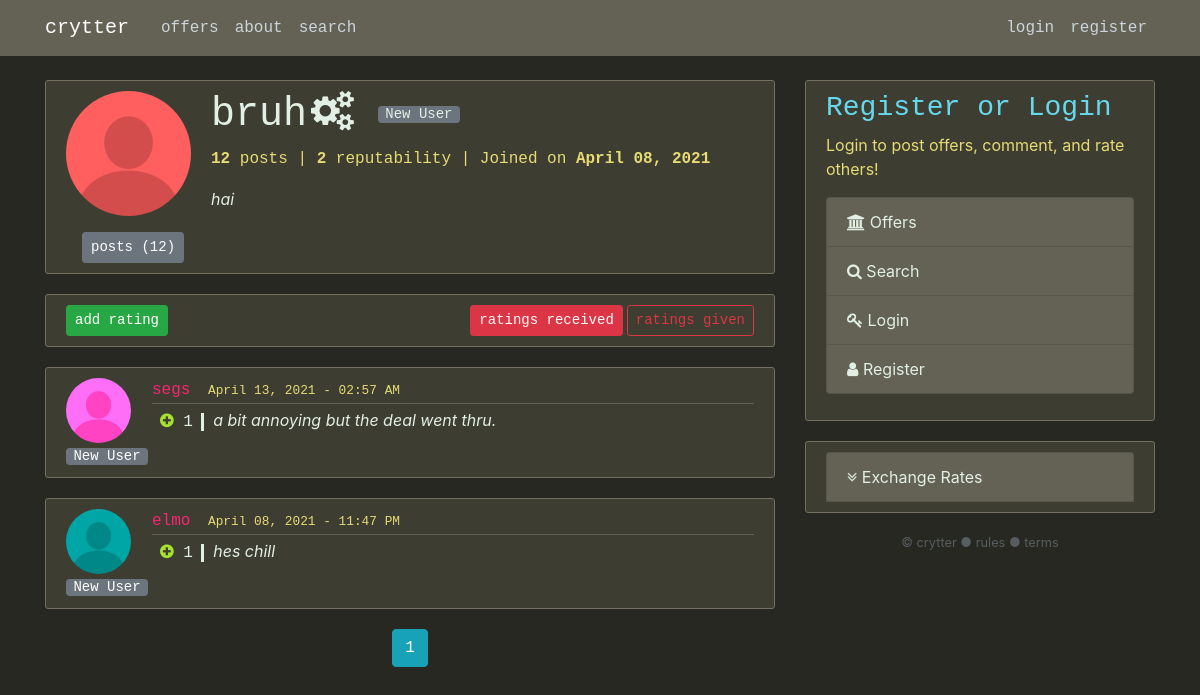
The page /user/bruh/ratings on the database its author committed.
### crytter/models.py (models this page shows, shortened)
class User(db.Model, UserMixin):
	id = db.Column(db.Integer, primary_key=True)
	username = db.Column(db.String(32), unique=True, nullable=False)
	email = db.Column(db.String(256), unique=True, nullable=False)
	rating = db.Column(db.Integer, nullable=False, default=0)
	rateBar = db.Column(db.String, nullable=False, default='<a href="/help/rating-badge" class="mr-1 btn btn-secondary btn-xs" >New User</a>')
	date_joined = db.Column(db.DateTime, nullable=False, default=datetime.utcnow)
	biography = db.Column(db.Text, nullable=False, default='')
	image_file = db.Column(db.String, nullable=False, default='default.jpg')
	password = db.Column(db.String(60), nullable=False)
	permission_level = db.Column(db.Integer, nullable=False, default=0)
	last_search = db.Column(db.String(128), nullable=False, default='')
	posts = db.relationship('Post', backref='author', lazy=True)
	comments = db.relationship('Comment', backref='author', lazy=True)
	badges = db.relationship('Badge', backref='bearer', lazy=True)
	alerts = db.relationship('Alert', backref='assoc_user', lazy=True)
	ratesOfOthers = db.relationship('Rating', backref='rater', foreign_keys=[Rating.rater_id], lazy=True)
	ratingsByOthers = db.relationship('Rating', backref='ratee', foreign_keys=[Rating.ratee_id], lazy=True)

class Badge(db.Model):
	id = db.Column(db.Integer, primary_key=True)
	name = db.Column(db.String, nullable=False)
	html = db.Column(db.String, nullable=False)
	user_id = db.Column(db.Integer, db.ForeignKey('user.id'), nullable=False)
	date_recieved = db.Column(db.DateTime, nullable=False, default=datetime.utcnow)

class Rating(db.Model):
	id = db.Column(db.Integer, primary_key=True)
	rater_id = db.Column(db.Integer, db.ForeignKey('user.id'), nullable=False)
	ratee_id = db.Column(db.Integer, db.ForeignKey('user.id'), nullable=False)
	date_rated = db.Column(db.DateTime, nullable=False, default=datetime.utcnow)
	content = db.Column(db.Text, nullable=False)
	impact = db.Column(db.Integer, nullable=False)

### crytter/users/routes.py (the view, shortened to what this page needs)
@users.route('/user/<string:username>/ratings', methods=['GET', 'POST'])
def ratings(username):
	page = request.args.get('p', 1, type=int)
	form = RateUserForm()
	user = User.query.filter_by(username=username).first_or_404()
	oldReview = (Rating.query.filter_by(rater=current_user, ratee=user).first() if current_user.is_authenticated else None)
	ratings = Rating.query.filter_by(ratee=user).order_by(Rating.date_rated.desc()).paginate(page=page, per_page=5)
	if oldReview and request.method == 'GET':
		form.rating.data = ('+1' if oldReview.impact > 0 else '-1')
		form.experience.data = oldReview.content
	return render_template('ratingsreceived.html', ratings=ratings, user=user, form=form, oldReview=oldReview, title=user.username+' / ratings', description=f'{user.username} ratings - {user.rating} reputability')

### crytter/templates/ratingsreceived.html (shortened to what this page needs)
{% extends 'layout.html' %}
{% block content %}
	<div class="content-section">
	  <div class="media">
	    <img class="rounded-circle account-img" src='{{ url_for("static", filename="profile_pics/" + user.image_file) }}' alt="{{user.username}}'s profile picture">
	    <div class="media-body">
	      <h2 class="account-heading" style="word-break: normal;">{{ user.username }}{% for badge in user.badges[:3] %}<span title="{{ badge.name }}" class="ml-1 {{ badge.html }}"></span>{% endfor %}
	      	{{ user.rateBar|safe }}
	      </h2>
	      	<p class="account-metadata text-secondary"><b>{{ user.posts|length }}</b> {% if user.posts|length == 1 %} post {% else %} posts {% endif %} | <b>{{user.rating}}</b> reputability  | Joined on <b>{{ user.date_joined.strftime('%B %d, %Y') }}</b>
	      </p>
	      <p class="text-secondary"><i>{{ user.biography }}</i></p>
	    </div>
	  </div>
	  <button class='btn btn-secondary btn-sm ml-3' onclick="location.href='{{ url_for('users.userpage', username=user.username) }}'">posts ({{user.posts|length}})</button>
	 </div>
	<div class="content-section" style="height: fit-content;">
	{% if current_user != user %}<button class='btn btn-success btn-sm' data-toggle="modal" data-target="#userRatingModal">{% if oldReview %}edit{% else %}add{% endif %} rating</button>{% else %}<button class='btn btn-success btn-sm' style="visibility: hidden;">a</button>{% endif %}
	<button class='btn btn-outline-danger btn-sm pull-right' onclick="location.href = '{{url_for('users.ratingsGiven', username=user.username)}}'">ratings given</button>
	<button class='btn btn-danger btn-sm mr-1 pull-right hideWhenSmall'>ratings received</button>
	</div>
	{% if ratings.items %}
	{% for rate in ratings.items %}
	<article class="media content-section">
		<div class='col-'>
			<img class='rounded-circle article-img' src='{{ url_for("static", filename="profile_pics/" + rate.rater.image_file) }}'>
			<div class='row-'>
				{{ rate.rater.rateBar|safe }}
			</div>
		</div>
		<div class="media-body">
	    <div class="article-metadata">
	      <a class="mr-2" href="{{ url_for('users.userpage', username=rate.rater.username) }}">{{ rate.rater.username }}</a>
	      <small class="text-muted">{{ rate.date_rated.strftime('%B %d, %Y - %I:%M %p') }}</small>
	    </div>
	    <p class="article-description">
	    	<span class="rating-impact">{% if rate.impact > 0 %}<span class="fa fa-plus-circle green"></span>{% elif rate.impact < 0 %}<span class="fa fa-minus-circle red"></span>{% endif %} {{ rate.impact|abs }}</span> <i>{{ rate.content }}</i>
	    </p>
	  </div>
	</article>
	{% endfor %}
	<center>
	{% for page_num in ratings.iter_pages(left_edge=1, right_edge=1, left_current=1, right_current=2) %}
	{% if page_num %}
		{% if ratings.page == page_num %}
		<a class="btn btn-info mb-4" href="{{ url_for('users.ratings', username=user.username, p=page_num) }}">{{ page_num }}</a>
		{% else %}
		<a class="btn btn-outline-info mb-4" href="{{ url_for('users.ratings', username=user.username, p=page_num) }}">{{ page_num }}</a>
		{% endif %}
	{% else %}
		...
	{% endif %}
	{% endfor %}
	</center>
{% else %}
	<article class="media content-section">
		<i>{{user.username}} has not been rated yet.</i>
	</article>
{% endif %}
{% endblock content %}

### crytter/static/main.css (style rules this page uses)
body { background: #272822; color: #ffffff; margin-top: 5rem; word-break: break-word; }
h1, h2, h3, h4, h5, h6 { color: #e1efe4; font-family: menlo, consolas, monospace; }
.green { color: #a6e22e; }
.btn { font-family: menlo, consolas, monospace; }
.mr-2 { color: #f92672; }
.text-secondary { color: #e1efe4!important; }
.text-muted { color: #e6db74!important; }
.rating-impact { border-style: none solid none none; border-width: 3px; padding-left: 0.5rem; padding-right: 0.5rem; margin-right: 0.3rem; break-after: none; white-space:nowrap; font-family: menlo, consolas, monospace; }
a { color: inherit; text-decoration: inherit; }
.btn-group-xs > .btn, .btn-xs { padding: .25rem .4rem; font-size: .875rem; line-height: .5; border-radius: .2rem; }
.content-section { background: #3e3d32; color: #e1efe4; padding: 10px 20px; border: 1px solid #75715e; border-radius: 3px; margin-bottom: 20px; }
.zoom, .btn-xs, .smzoom { transition: transform .4s; }
.article-img { height: 65px; width: 65px; margin-right: 16px; }
.article-metadata { font-family: menlo, consolas, monospace; padding-bottom: 1px; margin-bottom: 4px; border-bottom: 1px solid #636255 }
.account-img { height: 125px; width: 125px; margin-right: 20px; margin-bottom: 16px; }
.account-metadata { color: #e6db74!important; font-family: menlo, consolas, monospace; }
.account-heading { font-size: 2.5rem; }

### rows shown on the page
User: image_file (placeholder picture), username "bruh", rateBar "New User", rating "2", date_joined "April 08, 2021", biography "hai"
Rating: image_file (placeholder picture), rater.rateBar "New User", rater.username "segs", date_rated "April 13, 2021 - 02:57 AM", impact|abs "1", content "a bit annoying but the deal went thru."
Rating: image_file (placeholder picture), rater.rateBar "New User", rater.username "elmo", date_rated "April 08, 2021 - 11:47 PM", impact|abs "1", content "hes chill"

### other values the page prints
{{ user.posts|length }} "12"
{{ page_num }} "1"
